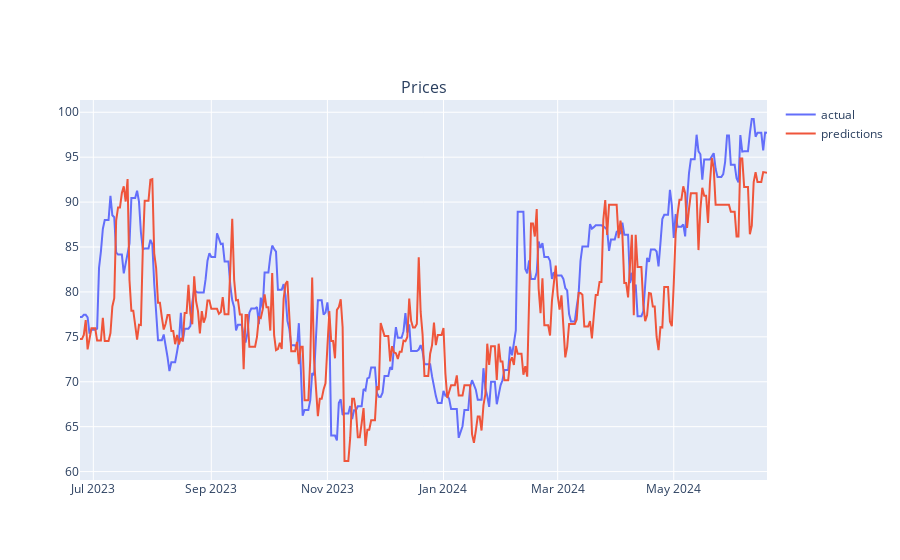

The cell this chart's notebook holds for it:
### Code cell
actual = y_test
predictions = pd.DataFrame(pred, columns=y_test.columns, index=y_test.index)

fig = go.Figure()

# Create the subplots
fig = make_subplots(rows=1, cols=1, shared_xaxes=False, vertical_spacing=0.1,
                    subplot_titles=("Prices", ""))

fig.add_trace(
    go.Scatter(
        x=actual.index,
        y=actual.target,
        name='actual'
    ),
    row=1,
    col=1,
    secondary_y=False)

fig.add_trace(
    go.Scatter(
        x=predictions.index,
        y=predictions.target,
        name='predictions'
    ),
    row=1,
    col=1,
    secondary_y=False)


fig.show()

### Figure 1 — Plotly figure (JSON) as saved in the notebook; plotly's stock layout.template omitted (floating-point values rounded to 4 significant figures; data arrays with more than 128 entries replaced by an {"elided": "..."} marker saying what was removed)
{"data": [{"name": "actual", "type": "scatter", "x": {"elided": "362 str values"}, "xaxis": "x", "y": {"elided": "362 float values"}, "yaxis": "y"}, {"name": "predictions", "type": "scatter", "x": {"elided": "362 str values"}, "xaxis": "x", "y": {"elided": "362 float values"}, "yaxis": "y"}], "layout": {"annotations": [{"font": {"size": 16}, "showarrow": false, "text": "Prices", "x": 0.5, "xanchor": "center", "xref": "paper", "y": 1, "yanchor": "bottom", "yref": "paper"}], "autosize": true, "xaxis": {"anchor": "y", "autorange": true, "domain": [0, 1], "range": ["2023-06-24", "2024-06-19"], "type": "date"}, "yaxis": {"anchor": "x", "autorange": true, "domain": [0, 1], "range": [59.06, 101.4], "type": "linear"}}}
